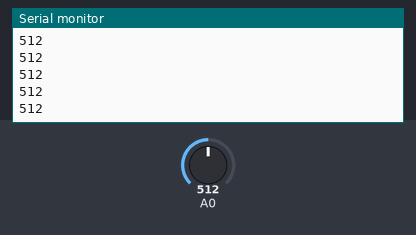
Recording of a sketch running on a simulated Arduino Uno, built with avr-gcc and run on an emulated ATmega328P. Shown: the last lines printed to the serial monitor. The test bench sets the inputs (shaded band); at power-on: A0 = 512.

Above: at 1.2 s.
1.3 s: A0 set to 716
At 1.9 s:
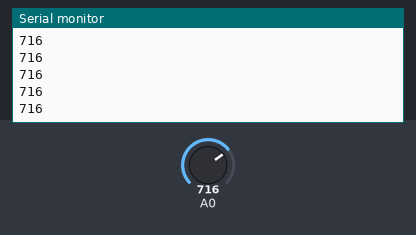
2.8 s: A0 set to 900
At 3.7 s:
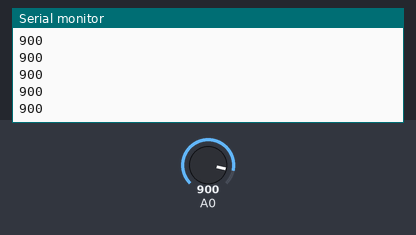
Timing chart, 0 to 5.8 s (numbered marks = the images above; inputs shaded):
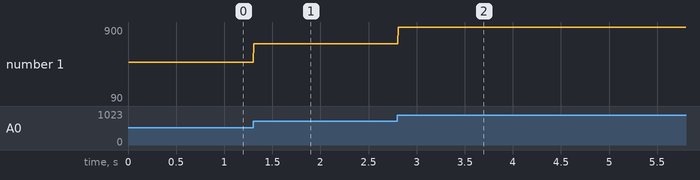

Measured:
- after the input at 1.3 s, the serial monitor: prints a new line at once (image 1)
- after the input at 2.8 s, the serial monitor: prints a new line at once (image 2)
- plotted number 1: 512 → 716 after the input at 1.3 s, 716 → 90 after the input at 2.8 s

The sketch:

Arduino.ino
```cpp
int sensor = A0; //Potentiometer
int inByte = 0; //incoming serial byte

void setup() {
  // start serial port at 9600 bps:
  Serial.begin(9600);
  while (!Serial) {
    ; // wait for serial port to connect. Needed for native USB port only
    Serial.println('0');
  }
}

void loop() {

  char inByte = Serial.read();
  int sensor = analogRead(A0);
  delay(5);

  Serial.println(sensor); //prints specific characters
}
```
